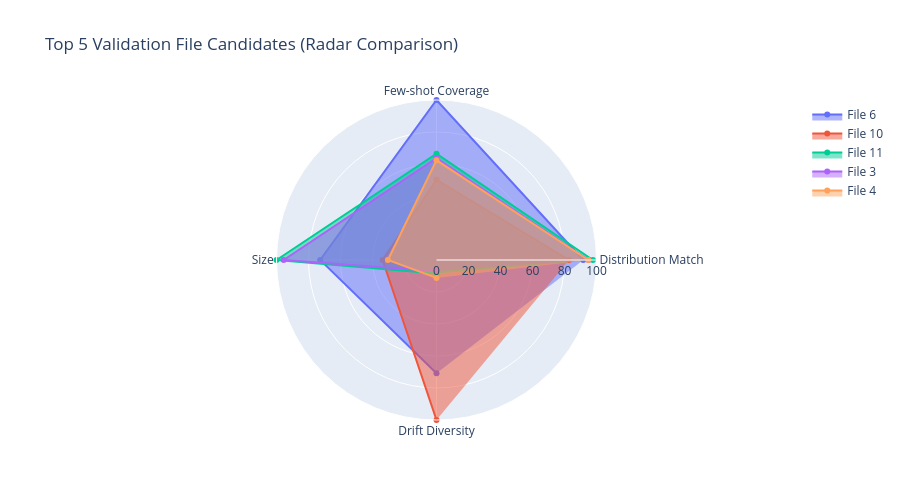

Notebook code for this chart:
### Code cell
# Final visualization - radar chart comparing top candidates
top_files = file_df.nlargest(5, 'selection_score')

categories = ['Distribution\nMatch', 'Few-shot\nCoverage', 'Size', 'Drift\nDiversity']

fig = go.Figure()

for _, row in top_files.iterrows():
    values = [
        100 - row['dist_mismatch'],  # Invert so higher is better
        row['few_coverage'],
        row['size_score'],
        row['drift_diversity']
    ]
    fig.add_trace(go.Scatterpolar(
        r=values,
        theta=categories,
        fill='toself',
        name=f"File {int(row['file_num'])}"
    ))

fig.update_layout(
    polar=dict(radialaxis=dict(visible=True, range=[0, 100])),
    title='Top 5 Validation File Candidates (Radar Comparison)',
    height=500
)
fig.show()

### Figure 1 — Plotly figure (JSON) as saved in the notebook; plotly's stock layout.template omitted (floating-point values rounded to 4 significant figures)
{"data": [{"fill": "toself", "name": "File 6", "r": [91.73, 100, 72.71, 70.77], "theta": ["Distribution\nMatch", "Few-shot\nCoverage", "Size", "Drift\nDiversity"], "type": "scatterpolar"}, {"fill": "toself", "name": "File 10", "r": [82.82, 50.15, 33.69, 100], "theta": ["Distribution\nMatch", "Few-shot\nCoverage", "Size", "Drift\nDiversity"], "type": "scatterpolar"}, {"fill": "toself", "name": "File 11", "r": [97.73, 66.46, 100, 8.427], "theta": ["Distribution\nMatch", "Few-shot\nCoverage", "Size", "Drift\nDiversity"], "type": "scatterpolar"}, {"fill": "toself", "name": "File 3", "r": [95.02, 63.69, 95.5, 7.031], "theta": ["Distribution\nMatch", "Few-shot\nCoverage", "Size", "Drift\nDiversity"], "type": "scatterpolar"}, {"fill": "toself", "name": "File 4", "r": [94.88, 62.31, 30.38, 11.19], "theta": ["Distribution\nMatch", "Few-shot\nCoverage", "Size", "Drift\nDiversity"], "type": "scatterpolar"}], "layout": {"height": 500, "polar": {"radialaxis": {"range": [0, 100], "visible": true}}, "title": {"text": "Top 5 Validation File Candidates (Radar Comparison)"}}}
